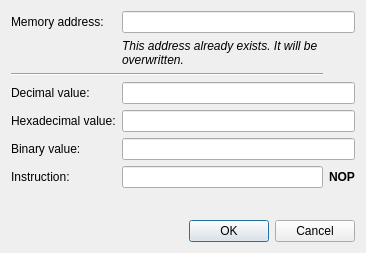
<?xml version="1.0" encoding="UTF-8"?>
<ui version="4.0">
 <class>AddMemDialog</class>
 <widget class="QDialog" name="AddMemDialog">
  <property name="geometry">
   <rect>
    <x>0</x>
    <y>0</y>
    <width>366</width>
    <height>253</height>
   </rect>
  </property>
  <property name="windowTitle">
   <string>Add memory cell</string>
  </property>
  <property name="windowIcon">
   <iconset resource="qpasm.qrc">
    <normaloff>:/res/img/compile.png</normaloff>:/res/img/compile.png</iconset>
  </property>
  <layout class="QVBoxLayout" name="verticalLayout">
   <item>
    <layout class="QGridLayout" name="gridLayout">
     <item row="0" column="0">
      <widget class="QLabel" name="label">
       <property name="text">
        <string>Memory address:</string>
       </property>
      </widget>
     </item>
     <item row="0" column="1" colspan="2">
      <widget class="QLineEdit" name="lineAddress">
       <property name="text">
        <string/>
       </property>
      </widget>
     </item>
     <item row="1" column="1" colspan="2">
      <widget class="QLabel" name="addressExistsLabel">
       <property name="font">
        <font>
         <italic>true</italic>
        </font>
       </property>
       <property name="text">
        <string>This address already exists. It will be overwritten.</string>
       </property>
       <property name="wordWrap">
        <bool>true</bool>
       </property>
      </widget>
     </item>
     <item row="3" column="0">
      <widget class="QLabel" name="label_2">
       <property name="text">
        <string>Decimal value:</string>
       </property>
      </widget>
     </item>
     <item row="3" column="1" colspan="2">
      <widget class="QLineEdit" name="lineDecValue">
       <property name="text">
        <string/>
       </property>
      </widget>
     </item>
     <item row="4" column="0">
      <widget class="QLabel" name="label_3">
       <property name="text">
        <string>Hexadecimal value:</string>
       </property>
      </widget>
     </item>
     <item row="4" column="1" colspan="2">
      <widget class="QLineEdit" name="lineHexValue">
       <property name="text">
        <string/>
       </property>
      </widget>
     </item>
     <item row="5" column="0">
      <widget class="QLabel" name="label_4">
       <property name="text">
        <string>Binary value:</string>
       </property>
      </widget>
     </item>
     <item row="5" column="1" colspan="2">
      <widget class="QLineEdit" name="lineBinValue"/>
     </item>
     <item row="6" column="0">
      <widget class="QLabel" name="label_5">
       <property name="text">
        <string>Instruction:</string>
       </property>
      </widget>
     </item>
     <item row="6" column="1">
      <widget class="QLineEdit" name="lineInstruction"/>
     </item>
     <item row="2" column="0" colspan="2">
      <widget class="Line" name="line">
       <property name="orientation">
        <enum>Qt::Horizontal</enum>
       </property>
      </widget>
     </item>
     <item row="6" column="2">
      <widget class="QLabel" name="instructionLabel">
       <property name="font">
        <font>
         <weight>75</weight>
         <bold>true</bold>
        </font>
       </property>
       <property name="text">
        <string>NOP</string>
       </property>
      </widget>
     </item>
    </layout>
   </item>
   <item>
    <spacer name="verticalSpacer">
     <property name="orientation">
      <enum>Qt::Vertical</enum>
     </property>
     <property name="sizeHint" stdset="0">
      <size>
       <width>20</width>
       <height>40</height>
      </size>
     </property>
    </spacer>
   </item>
   <item>
    <widget class="QDialogButtonBox" name="buttonBox">
     <property name="orientation">
      <enum>Qt::Horizontal</enum>
     </property>
     <property name="standardButtons">
      <set>QDialogButtonBox::Cancel|QDialogButtonBox::Ok</set>
     </property>
    </widget>
   </item>
  </layout>
 </widget>
 <resources>
  <include location="qpasm.qrc"/>
 </resources>
 <connections>
  <connection>
   <sender>buttonBox</sender>
   <signal>accepted()</signal>
   <receiver>AddMemDialog</receiver>
   <slot>accept()</slot>
   <hints>
    <hint type="sourcelabel">
     <x>248</x>
     <y>254</y>
    </hint>
    <hint type="destinationlabel">
     <x>157</x>
     <y>274</y>
    </hint>
   </hints>
  </connection>
  <connection>
   <sender>buttonBox</sender>
   <signal>rejected()</signal>
   <receiver>AddMemDialog</receiver>
   <slot>reject()</slot>
   <hints>
    <hint type="sourcelabel">
     <x>316</x>
     <y>260</y>
    </hint>
    <hint type="destinationlabel">
     <x>286</x>
     <y>274</y>
    </hint>
   </hints>
  </connection>
 </connections>
</ui>
